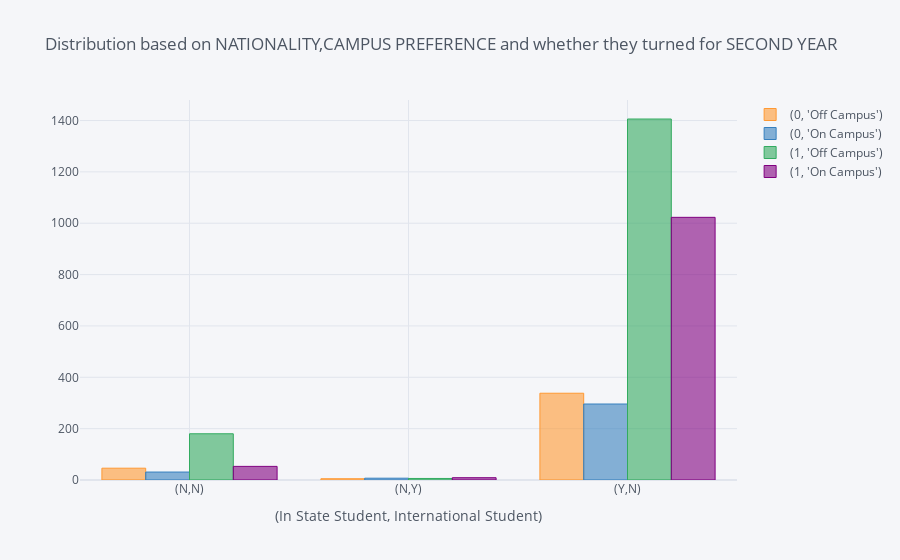

The notebook cell this image was saved under:
### Code cell
geo_stat1.iplot(kind='bar',xTitle='(In State Student, International Student)',
                title='Distribution based on NATIONALITY,CAMPUS PREFERENCE and whether they turned for SECOND YEAR')

### Figure 1 — Plotly figure (JSON) as saved in the notebook; plotly's stock layout.template omitted (floating-point values rounded to 4 significant figures)
{"data": [{"marker": {"color": "rgba(255, 153, 51, 0.6)", "line": {"color": "rgba(255, 153, 51, 1.0)", "width": 1}}, "name": "(0, 'Off Campus')", "orientation": "v", "text": "", "type": "bar", "x": ["(N,N)", "(N,Y)", "(Y,N)"], "y": [46, 5, 338]}, {"marker": {"color": "rgba(55, 128, 191, 0.6)", "line": {"color": "rgba(55, 128, 191, 1.0)", "width": 1}}, "name": "(0, 'On Campus')", "orientation": "v", "text": "", "type": "bar", "x": ["(N,N)", "(N,Y)", "(Y,N)"], "y": [31, 7, 296]}, {"marker": {"color": "rgba(50, 171, 96, 0.6)", "line": {"color": "rgba(50, 171, 96, 1.0)", "width": 1}}, "name": "(1, 'Off Campus')", "orientation": "v", "text": "", "type": "bar", "x": ["(N,N)", "(N,Y)", "(Y,N)"], "y": [180, 6, 1406]}, {"marker": {"color": "rgba(128, 0, 128, 0.6)", "line": {"color": "rgba(128, 0, 128, 1.0)", "width": 1}}, "name": "(1, 'On Campus')", "orientation": "v", "text": "", "type": "bar", "x": ["(N,N)", "(N,Y)", "(Y,N)"], "y": [53, 9, 1023]}], "layout": {"legend": {"bgcolor": "#F5F6F9", "font": {"color": "#4D5663"}}, "paper_bgcolor": "#F5F6F9", "plot_bgcolor": "#F5F6F9", "title": {"font": {"color": "#4D5663"}, "text": "Distribution based on NATIONALITY,CAMPUS PREFERENCE and whether they turned for SECOND YEAR"}, "xaxis": {"gridcolor": "#E1E5ED", "showgrid": true, "tickfont": {"color": "#4D5663"}, "title": {"font": {"color": "#4D5663"}, "text": "(In State Student, International Student)"}, "zerolinecolor": "#E1E5ED"}, "yaxis": {"gridcolor": "#E1E5ED", "showgrid": true, "tickfont": {"color": "#4D5663"}, "title": {"font": {"color": "#4D5663"}, "text": ""}, "zerolinecolor": "#E1E5ED"}}}
